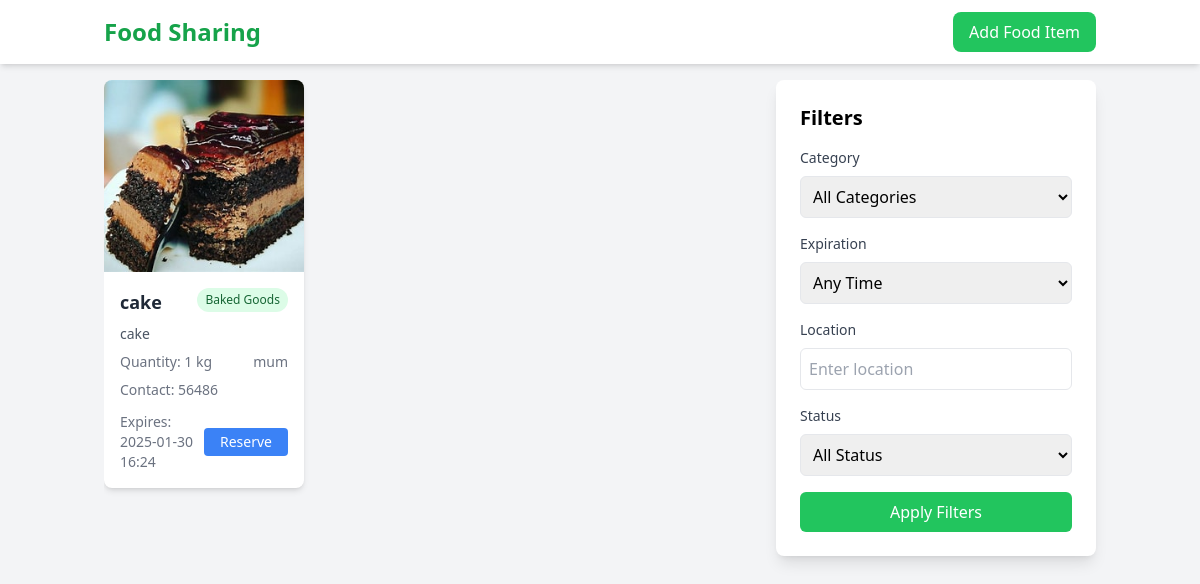
The page /food/food-page on the database its author committed.
### models.py (models this page shows, shortened)
class Food(Base):
    __tablename__ = 'foods'
    id = Column(Integer, primary_key=True, index=True)
    name = Column(String, index=True)  # Food item name (e.g., apple, bread)
    description = Column(Text)  # Food item description
    image_url = Column(String)  # Image URL for food item
    quantity = Column(String)  # Quantity specification (e.g., "1 kg", "10 pieces")
    unit_id = Column(Integer, ForeignKey('units.id'))  # Link to the predefined units
    category_id = Column(Integer, ForeignKey('food_categories.id'))  # Link to category
    owner_id = Column(Integer, ForeignKey('users.id'))  # Link to the user who owns the item
    location = Column(String)  # Location of the item (street address or neighborhood)
    latitude = Column(Float)  # Latitude of the food item (for map integration)
    longitude = Column(Float)  # Longitude of the food item (for map integration)
    owner = relationship("User", back_populates="foods")  # Relationship with User model
    category = relationship("FoodCategory", back_populates="foods")  # Relationship with FoodCategory model
    unit = relationship("Unit")  # Relationship with Unit model
    contact = Column(String)  # Contact quantity (e.g., how many pieces or kg)
    current_time = Column(DateTime, default=datetime.now)  # The time when the food was created
    expiration_seconds = Column(Integer)
    expiration_time = Column(DateTime)
    status = Column(String)

class FoodCategory(Base):
    __tablename__ = 'food_categories'
    id = Column(Integer, primary_key=True, index=True)
    name = Column(String, unique=True, index=True)  # Category name (e.g., fruits, vegetables)
    description = Column(Text)  # A brief description of the category
    foods = relationship("Food", back_populates="category")  # Foods in this category

class Unit(Base):
    __tablename__ = 'units'
    id = Column(Integer, primary_key=True, index=True)
    name = Column(String, unique=True, index=True)  # Unit name (e.g., kg, pieces, liters)

### food.py (the view)
@router.get("/food-page")
async def food_page(request: Request, db: Session = Depends(get_db)):
    current_time = datetime.now()
    categories = db.query(models.FoodCategory).all()
    foods = (
        db.query(models.Food)
        .filter(models.Food.expiration_time > current_time)
        .order_by(models.Food.current_time.desc())  # Latest first
        .all()
    )
    return templates.TemplateResponse(
        "food_items.html",
        {
            "request": request,
            "foods": foods,
            "categories": categories,
            "current_time": current_time
        }
    )

### templates/food_items.html (shortened to what this page needs)
<!DOCTYPE html>
<html lang="en">
<head>
    <script src="https://cdn.tailwindcss.com"></script>
</head>
<body class="bg-gray-100 min-h-screen">
    <nav class="bg-white shadow-md">
        <div class="container mx-auto px-4 py-3">
            <div class="flex justify-between items-center">
                <h1 class="text-2xl font-bold text-green-600">Food Sharing</h1>
                <a href="/food/add-food" class="bg-green-500 text-white px-4 py-2 rounded-lg hover:bg-green-600 transition-colors">
                    Add Food Item
                </a>
            </div>
        </div>
    </nav>
    <div class="container mx-auto p-4">
        <div class="flex gap-6">
            <div class="flex-1 h-[calc(100vh-8rem)] overflow-y-auto custom-scrollbar">
                {% if foods %}
                <div class="grid grid-cols-1 md:grid-cols-2 lg:grid-cols-3 gap-6">
                    {% for food in foods %}
                    <div class="bg-white rounded-lg shadow-md overflow-hidden hover:shadow-lg transition-shadow cursor-pointer"
                    onclick="window.location.href='/food/foods/{{ food.id }}/details'">
                        {% if food.image_url %}
                        <img src="{{ food.image_url }}" alt="{{ food.name }}" class="w-full h-48 object-cover">
                        {% else %}
                        <div class="w-full h-48 bg-gray-200 flex items-center justify-center">
                            <span class="text-gray-400">No Image</span>
                        </div>
                        {% endif %}
                        <div class="p-4">
                            <div class="flex justify-between items-start mb-2">
                                <h3 class="text-lg font-semibold text-gray-800">{{ food.name }}</h3>
                                <span class="px-2 py-1 bg-green-100 text-green-800 text-xs rounded-full">
                                    {{ food.category.name }}
                                </span>
                            </div>
                            <p class="text-gray-600 text-sm mb-2">{{ food.description }}</p>
                            <div class="flex justify-between items-center text-sm text-gray-500">
                                <span>Quantity: {{ food.quantity }} {{ food.unit.name }}</span>
                                <span>{{ food.location }}</span>
                            </div>
                            <div class="mt-2 text-sm">
                                <span class="text-gray-500">Contact: {{ food.contact }}</span>
                            </div>
                            <div class="mt-3 flex justify-between items-center">
                                <span class="text-sm {% if (food.expiration_time - current_time).days < 1 %}text-red-500{% else %}text-gray-500{% endif %}">
                                    Expires: {{ food.expiration_time.strftime('%Y-%m-%d %H:%M') }}
                                </span>
                                {% if food.status == "active" %}
                                <button onclick="reserveFood({{ food.id }})"
                                    class="bg-blue-500 text-white px-4 py-1 rounded hover:bg-blue-600 text-sm transition-colors">
                                    Reserve
                                </button>
                                {% else %}
                                <span class="px-2 py-1 bg-gray-100 text-gray-800 text-xs rounded-full">
                                    {{ food.status }}
                                </span>
                                {% endif %}
                            </div>
                        </div>
                    </div>
                    {% endfor %}
                </div>
                {% else %}
                <div class="text-center py-10">
                    <p class="text-gray-500">No food items available</p>
                </div>
                {% endif %}
            </div>
            <div class="w-80 bg-white p-6 rounded-lg shadow-lg h-fit sticky top-4">
                <h2 class="text-xl font-semibold mb-4">Filters</h2>
                <form id="filterForm" method="get">
                    <div class="mb-4">
                        <label class="block text-sm font-medium text-gray-700 mb-2">Category</label>
                        <select name="category" class="w-full p-2 border rounded-md">
                            <option value="">All Categories</option>
                        </select>
                    </div>
                    <div class="mb-4">
                        <label class="block text-sm font-medium text-gray-700 mb-2">Expiration</label>
                        <select name="expiration" class="w-full p-2 border rounded-md">
                            <option value="">Any Time</option>
                        </select>
                    </div>
                    <div class="mb-4">
                        <label class="block text-sm font-medium text-gray-700 mb-2">Location</label>
                        <input type="text" name="location" placeholder="Enter location"
                            class="w-full p-2 border rounded-md">
                    </div>
                    <div class="mb-4">
                        <label class="block text-sm font-medium text-gray-700 mb-2">Status</label>
                        <select name="status" class="w-full p-2 border rounded-md">
                            <option value="">All Status</option>
                        </select>
                    </div>
                    <button type="submit"
                        class="w-full bg-green-500 text-white py-2 px-4 rounded-md hover:bg-green-600 transition-colors">
                        Apply Filters
                    </button>
                </form>
            </div>
        </div>
    </div>
</body>
</html>

### rows shown on the page
Food: image_url (picture), name "cake", category.name "Baked Goods", description "cake", quantity "1", unit.name "kg", location "mum", contact "56486", expiration_time "2025-01-30 16:24"
